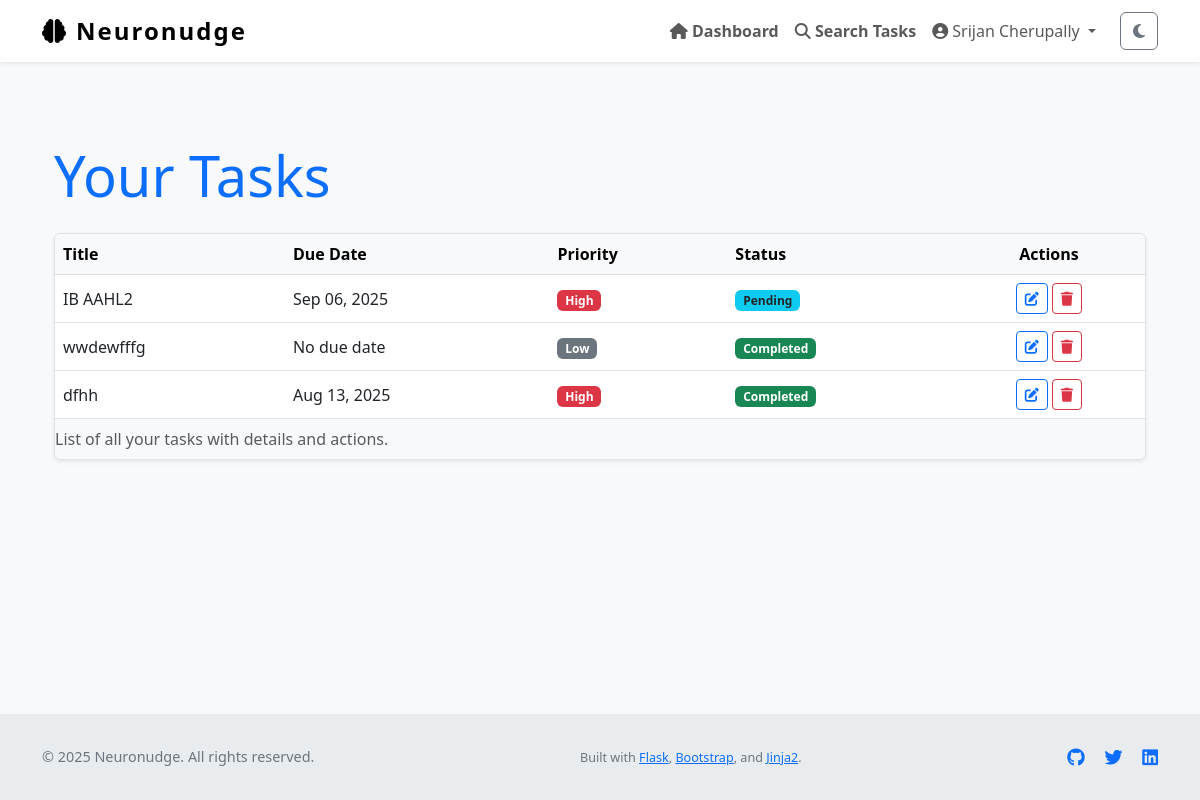
The page /tasks (signed in) on the database its author committed.
### Neuronudge/models.py (models this page shows, shortened)
class User(UserMixin, db.Model):
    id = db.Column(db.Integer, primary_key=True)
    name = db.Column(db.String(150), nullable=True)                # full name
    username = db.Column(db.String(150), unique=True, nullable=False)
    email = db.Column(db.String(150), unique=True, nullable=False)
    password_hash = db.Column(db.String(256), nullable=False)
    profile_type = db.Column(db.String(50), nullable=False, default='General')
    created_at = db.Column(db.DateTime, default=datetime.utcnow)
    tasks = db.relationship('Task', backref='user', lazy=True)
    logs = db.relationship('ActivityLog', backref='user', lazy=True)
    preferences = db.relationship('OnboardingPreferences', back_populates='user', uselist=False)

class Task(db.Model):
    id = db.Column(db.Integer, primary_key=True)
    title = db.Column(db.String(255), nullable=False)
    description = db.Column(db.Text)
    due_date = db.Column(db.DateTime)
    completed = db.Column(db.Boolean, default=False)
    priority = db.Column(db.Integer, default=3)         # 1 = high, 2 = med, 3 = low
    reminder_set = db.Column(db.Boolean, default=False)
    created_at = db.Column(db.DateTime, default=datetime.utcnow)
    updated_at = db.Column(db.DateTime, default=datetime.utcnow, onupdate=datetime.utcnow)
    user_id = db.Column(db.Integer, db.ForeignKey('user.id'), nullable=False)

### Neuronudge/views.py (the view)
@views.route('/tasks')
@login_required
def task_list():
    page = request.args.get('page', 1, type=int)
    tasks = Task.query.filter_by(user_id=current_user.id).paginate(page=page, per_page=10)
    return render_template('task_list.html', tasks=tasks)

### Neuronudge/__init__.py (called while the page is built)
def create_app():
    app = Flask(__name__)
    app.config['SECRET_KEY'] = os.environ.get("SECRET_KEY", "thisissecret")
    app.config['SQLALCHEMY_DATABASE_URI'] = 'sqlite:///db.sqlite'
    app.config['SQLALCHEMY_TRACK_MODIFICATIONS'] = False
    db.init_app(app)
    from .views import views
    from .auth import auth
    app.register_blueprint(views, url_prefix='/')
    app.register_blueprint(auth, url_prefix='/auth')
    from .models import User
    login_manager = LoginManager()
    login_manager.login_view = 'auth.login'
    login_manager.init_app(app)
    @login_manager.user_loader
    def load_user(id):
        return User.query.get(int(id))
    return app

### Neuronudge/templates/task_list.html (shortened to what this page needs)
{% extends "layout.html" %}
{% block content %}
<section aria-labelledby="taskListHeading" class="my-5">
    <div class="container">
        <h1 id="taskListHeading" class="mb-4 display-4 text-primary">Your Tasks</h1>
        {% if tasks %}
        <div class="table-responsive shadow-sm rounded border">
            <table class="table table-hover align-middle mb-0" aria-describedby="taskListDesc">
                <caption id="taskListDesc">List of all your tasks with details and actions.</caption>
                <thead class="table-light">
                    <tr>
                        <th scope="col">Title</th>
                        <th scope="col">Due Date</th>
                        <th scope="col">Priority</th>
                        <th scope="col">Status</th>
                        <th scope="col" class="text-center">Actions</th>
                    </tr>
                </thead>
                <tbody>
                    {% for task in tasks %}
                    <tr>
                        <td>{{ task.title }}</td>
                        <td>{{ task.due_date.strftime('%b %d, %Y') if task.due_date else 'No due date' }}</td>
                        <td>
                            {% set ps = (task.priority ~ '')|lower %}
                            {% if ps in ['1', 'high'] %}
                                <span class="badge bg-danger">High</span>
                            {% elif ps in ['2', 'medium'] %}
                                <span class="badge bg-warning text-dark">Medium</span>
                            {% elif ps in ['3', 'low'] %}
                                <span class="badge bg-secondary">Low</span>
                            {% else %}
                                <span class="badge bg-secondary">Low</span>
                            {% endif %}
                        </td>
                        <td>
                            {% if task.completed %}
                                <span class="badge bg-success">Completed</span>
                            {% else %}
                                <span class="badge bg-info text-dark">Pending</span>
                            {% endif %}
                        </td>
                        <td class="text-center">
                            <a href="{{ url_for('views.edit_task', id=task.id) }}" class="btn btn-sm btn-outline-primary" aria-label="Edit task {{ task.title }}">
                                <i class="fa-solid fa-pen-to-square"></i>
                            </a>
                            <button type="button" class="btn btn-sm btn-outline-danger btn-delete-task" data-task-id="{{ task.id }}" aria-label="Delete task {{ task.title }}">
                                <i class="fa-solid fa-trash"></i>
                            </button>
                        </td>
                    </tr>
                    {% endfor %}
                </tbody>
            </table>
        </div>
        {% else %}
        <p class="text-muted text-center fs-5">You have no tasks yet. <a href="{{ url_for('views.create_task') }}">Create your first task now.</a></p>
        {% endif %}
    </div>
</section>
{% endblock %}

### Neuronudge/templates/layout.html (shortened to what this page needs)
<!DOCTYPE html>
<html lang="en" class="h-100" data-theme="light">
<head>
    <link href="https://cdn.jsdelivr.net/npm/bootstrap@5.3.0/dist/css/bootstrap.min.css" rel="stylesheet" />
    <link href="https://cdnjs.cloudflare.com/ajax/libs/font-awesome/6.4.0/css/all.min.css" rel="stylesheet" />
    <link rel="stylesheet" href="{{ url_for('static', filename='style.css') }}" />
</head>
<body class="d-flex flex-column h-100" role="document" aria-live="polite" aria-busy="false" aria-label="Neuronudge main document">
<nav class="navbar navbar-expand-lg navbar-light fixed-top bg-white shadow-sm" role="navigation" aria-label="Main navigation">
    <div class="container">
        <a class="navbar-brand d-flex align-items-center" href="{{ url_for('views.home') }}" aria-label="Neuronudge homepage">
            <i class="fa-solid fa-brain me-2" aria-hidden="true"></i> Neuronudge
        </a>
        <div class="collapse navbar-collapse" id="navbarNav">
            <ul class="navbar-nav ms-auto align-items-center" role="menubar">
                {% if current_user.is_authenticated %}
                    <li class="nav-item" role="none">
                        <a class="nav-link fw-semibold" href="{{ url_for('views.dashboard') }}" role="menuitem">
                            <i class="fa-solid fa-house"></i> Dashboard
                        </a>
                    </li>
                    <li class="nav-item" role="none">
                        <a class="nav-link fw-semibold" href="{{ url_for('views.task_search') }}" role="menuitem">
                            <i class="fa-solid fa-magnifying-glass"></i> Search Tasks
                        </a>
                    </li>
                    <li class="nav-item dropdown" role="none">
                        <a class="nav-link dropdown-toggle" href="#" id="profileDropdown" role="button"
                           data-bs-toggle="dropdown" aria-expanded="false" aria-haspopup="true" aria-controls="profileDropdownMenu">
                            <i class="fa-solid fa-user-circle"></i> {{ current_user.name or current_user.email }}
                        </a>
                    </li>
                    <li class="nav-item" role="none">
                        <button id="darkModeToggle" class="btn btn-outline-secondary ms-3" aria-pressed="false" aria-label="Toggle dark mode">
                            <i class="fa-solid fa-moon"></i>
                        </button>
                    </li>
                {% endif %}
            </ul>
        </div>
    </div>
</nav>
<div class="flash-message container position-fixed top-0 end-0 p-3" role="region" aria-live="assertive" aria-atomic="true">
</div>
<main role="main" class="container flex-grow-1 my-4" tabindex="-1">
    {% block content %}{% endblock %}
</main>
<footer class="footer mt-auto" role="contentinfo">
    <div class="container d-flex flex-column flex-md-row justify-content-between align-items-center">
        <p class="mb-2 mb-md-0">&copy; {{ current_year if current_year else "2025" }} Neuronudge. All rights reserved.</p>
        <p class="mb-0">
            <small>
                Built with
                <a href="https://flask.palletsprojects.com/" target="_blank" rel="noopener noreferrer">Flask</a>,
                <a href="https://getbootstrap.com/" target="_blank" rel="noopener noreferrer">Bootstrap</a>,
                and
                <a href="https://jinja.palletsprojects.com/" target="_blank" rel="noopener noreferrer">Jinja2</a>.
            </small>
        </p>
        <div>
            <a href="https://github.com/your-repo" target="_blank" aria-label="GitHub repository" class="text-decoration-none me-3">
            </a>
            <a href="https://twitter.com/yourhandle" target="_blank" aria-label="Twitter profile" class="text-decoration-none me-3">
            </a>
            <a href="https://linkedin.com/in/yourprofile" target="_blank" aria-label="LinkedIn profile" class="text-decoration-none">
            </a>
        </div>
    </div>
</footer>
</body>
</html>

### Neuronudge/static/style.css (style rules this page uses)
body { background-color: #eef; }

### Neuronudge/templates/layout.html (style rules this page uses)
body { padding-top: 70px; background-color: var(--bs-light-bg, #f8f9fa); min-height: 100vh; display: flex; flex-direction: column; text-size-adjust: 100%; }
.navbar-brand { font-weight: 700; font-size: 1.5rem; letter-spacing: 2px; }
.footer { margin-top: auto; padding: 2rem 0; background-color: var(--bs-light-footer-bg, #e9ecef); text-align: center; font-size: 0.9rem; color: #6c757d; }

### rows shown on the page
User: name "Srijan Cherupally"
Task: title "IB AAHL2", due_date "Sep 06, 2025", shows "High", completed "Pending"
Task: title "wwdewfffg", due_date "No due date", shows "Low", completed "Completed"
Task: title "dfhh", due_date "Aug 13, 2025", shows "High", completed "Completed"

### other values the page prints
{{ current_year if current_year else "2025" }} "2025"
